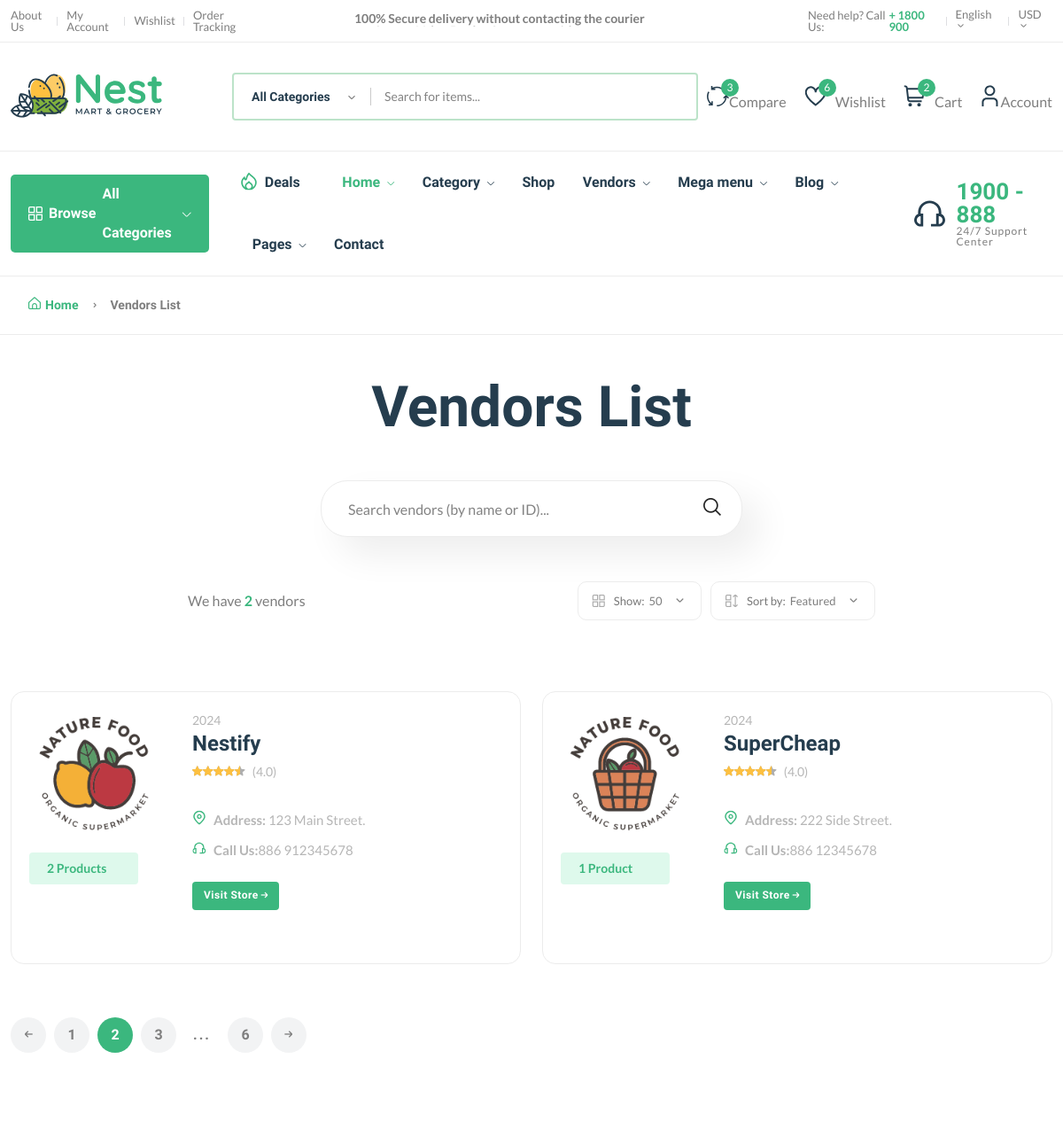
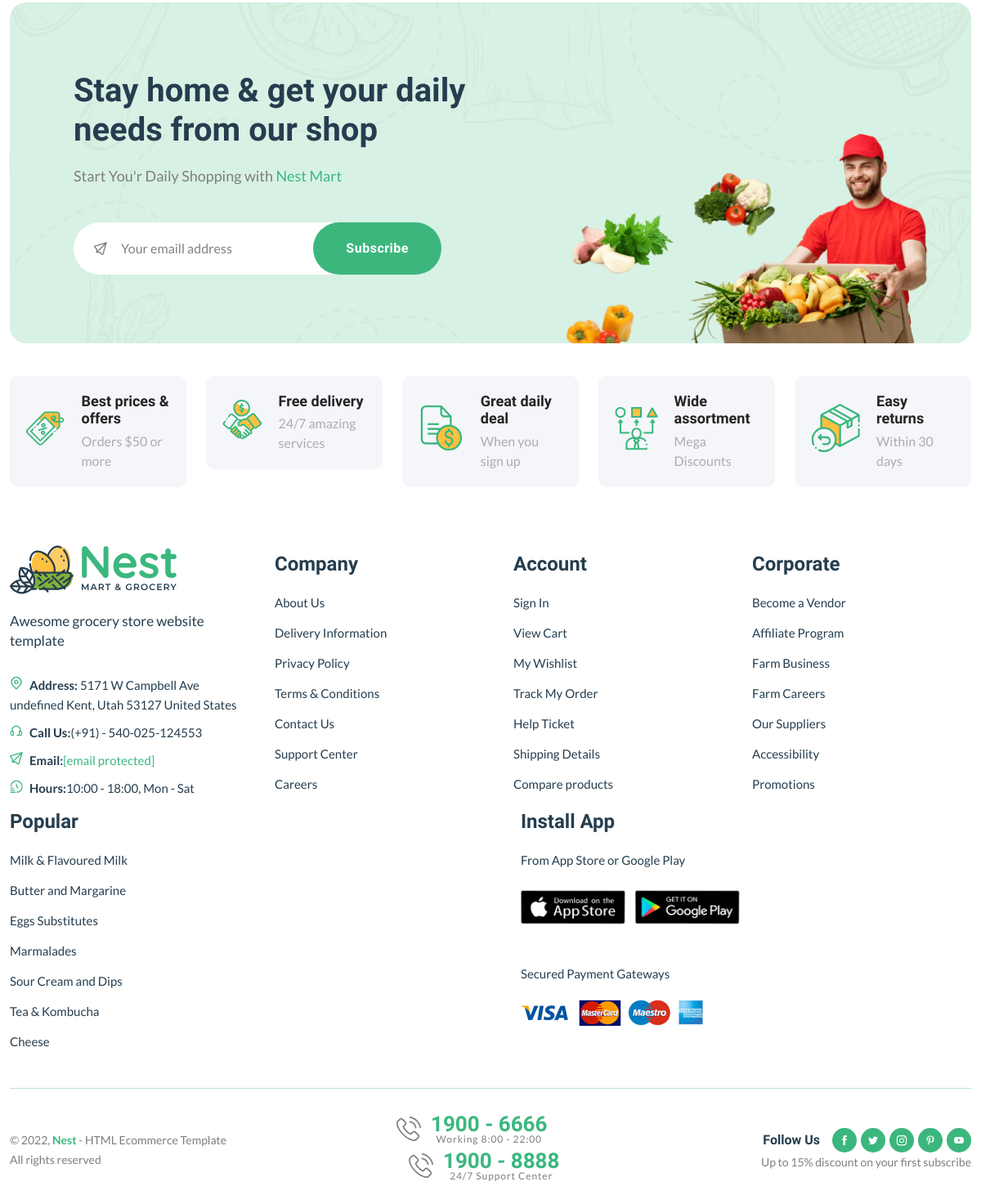
The app's page /vendors/ with its own data (2 pictures, top to bottom).
### core/models.py (models this page shows, shortened)
class Vendor(models.Model):
    vid = ShortUUIDField(
        unique=True, length=10, max_length=20, prefix="ven", alphabet="abcdefgh12345"
    )
    title = models.CharField(max_length=100, default="N/A")
    image = models.ImageField(upload_to="user_directory_path", default="vendor.jpg")
    cover_image = models.ImageField(
        upload_to="user_directory_path", default="vendor.jpg"
    )
    description = RichTextUploadingField(null=True, blank=True, default="N/A")
    address = models.CharField(max_length=100, default="N/A")
    contact = models.CharField(max_length=100, default="N/A")
    chat_resp_time = models.CharField(max_length=100, default="N/A")
    shipping_on_time = models.CharField(max_length=100, default="N/A")
    authentic_rating = models.CharField(max_length=100, default="N/A")
    days_return = models.CharField(max_length=100, default="N/A")
    warranty_period = models.CharField(max_length=100, default="N/A")
    user = models.ForeignKey(User, on_delete=models.SET_NULL, null=True)
    date = models.DateTimeField(auto_now_add=True, null=True, blank=True)
    class Meta:
        verbose_name_plural = "Vendors"

### core/views.py (the view)
# urls.py: path("vendors/", views.vendor_list_view, name="vendor-list"),
def vendor_list_view(request):
    vendors = Vendor.objects.all()
    context = {"vendors": vendors}
    return render(request, "core/vendor-list.html", context)

### core/context_processor.py (called while the page is built)
def default(request):
    categories = Category.objects.all()
    try:
        address = Address.objects.get(user=request.user)
    except Exception:
        address = None
    return {"categories": categories, "address": address}

### templates/core/vendor-list.html (shortened to what this page needs)
{% extends 'partials/base.html' %}
{% load static %}
{% block content %}
    <main class="main pages mb-80">
        <div class="page-header breadcrumb-wrap">
            <div class="container">
                <div class="breadcrumb">
                    <a href="index.html" rel="nofollow"><i class="fi-rs-home mr-5"></i>Home</a>
                    <span></span> Vendors List
                </div>
            </div>
        </div>
        <div class="page-content pt-50">
            <div class="container">
                <div class="archive-header-2 text-center">
                    <h1 class="display-2 mb-50">Vendors List</h1>
                    <div class="row">
                        <div class="col-lg-5 mx-auto">
                            <div class="sidebar-widget-2 widget_search mb-50">
                                <div class="search-form">
                                    <form action="#">
                                        <input type="text" placeholder="Search vendors (by name or ID)..." />
                                        <button type="submit"><i class="fi-rs-search"></i></button>
                                    </form>
                                </div>
                            </div>
                        </div>
                    </div>
                </div>
                <div class="row mb-50">
                    <div class="col-12 col-lg-8 mx-auto">
                        <div class="shop-product-fillter">
                            <div class="totall-product">
                                <p>We have <strong class="text-brand">{{vendors.count}}</strong> vendor{{vendors.count|pluralize:"s"}}</p>
                            </div>
                            <div class="sort-by-product-area">
                                <div class="sort-by-cover mr-10">
                                    <div class="sort-by-product-wrap">
                                        <div class="sort-by">
                                            <span><i class="fi-rs-apps"></i>Show:</span>
                                        </div>
                                        <div class="sort-by-dropdown-wrap">
                                            <span> 50 <i class="fi-rs-angle-small-down"></i></span>
                                        </div>
                                    </div>
                                </div>
                                <div class="sort-by-cover">
                                    <div class="sort-by-product-wrap">
                                        <div class="sort-by">
                                            <span><i class="fi-rs-apps-sort"></i>Sort by:</span>
                                        </div>
                                        <div class="sort-by-dropdown-wrap">
                                            <span> Featured <i class="fi-rs-angle-small-down"></i></span>
                                        </div>
                                    </div>
                                </div>
                            </div>
                        </div>
                    </div>
                </div>
                <div class="row vendor-grid">
                    {% for v in vendors %}
                    <div class="col-lg-6 col-md-6 col-12 col-sm-6">
                        <div class="vendor-wrap style-2 mb-40">
                            <div class="vendor-img-action-wrap">
                                <div class="vendor-img">
                                    <a href="{% url 'core:vendor-detail' v.vid %}">
                                        <img class="default-img" src="{{ v.image.url }}" alt="" />
                                    </a>
                                </div>
                                <div class="mt-10">
                                    <span class="font-small total-product">{{ v.vendor.count }} Product{{v.vendor.count|pluralize:"s"}}</span>
                                </div>
                            </div>
                            <div class="vendor-content-wrap">
                                <div class="mb-30">
                                    <div class="product-category">
                                        <span class="text-muted">{{v.date|date:"Y"}}</span>
                                    </div>
                                    <h4 class="mb-5"><a href="{% url 'core:vendor-detail' v.vid %}">{{v.title}}</a></h4>
                                    <div class="product-rate-cover">
                                        <div class="product-rate d-inline-block">
                                            <div class="product-rating" style="width: 90%"></div>
                                        </div>
                                        <span class="font-small ml-5 text-muted"> (4.0)</span>
                                    </div>
                                    <div class="vendor-info d-flex justify-content-between align-items-end mt-30">
                                        <ul class="contact-infor text-muted">
                                            <li><img src="assets/imgs/theme/icons/icon-location.svg" alt="" /><strong>Address: </strong> <span>{{v.address}}</span></li>
                                            <li><img src="assets/imgs/theme/icons/icon-contact.svg" alt="" /><strong>Call Us:</strong><span>{{v.contact}}</span></li>
                                        </ul>
                                        <br>
                                    </div>
                                    <br>
                                    <a href="{% url 'core:vendor-detail' v.vid %}" class="btn btn-xs">Visit Store <i class="fi-rs-arrow-small-right"></i></a>
                                </div>
                            </div>
                        </div>
                    </div>
                    {% endfor %}
                </div>
                <div class="pagination-area mt-20 mb-20">
                    <nav aria-label="Page navigation example">
                        <ul class="pagination justify-content-start">
                            <li class="page-item">
                                <a class="page-link" href="#"><i class="fi-rs-arrow-small-left"></i></a>
                            </li>
                            <li class="page-item"><a class="page-link" href="#">1</a></li>
                            <li class="page-item active"><a class="page-link" href="#">2</a></li>
                            <li class="page-item"><a class="page-link" href="#">3</a></li>
                            <li class="page-item"><a class="page-link dot" href="#">...</a></li>
                            <li class="page-item"><a class="page-link" href="#">6</a></li>
                            <li class="page-item">
                                <a class="page-link" href="#"><i class="fi-rs-arrow-small-right"></i></a>
                            </li>
                        </ul>
                    </nav>
                </div>
            </div>
        </div>
    </main>
{% endblock content %}

### records on screen
Vendor: image (picture), vendor.count "2", date "2024", title "Nestify", address "123 Main Street.", contact "886 912345678"
Vendor: image (picture), vendor.count "1", date "2024", title "SuperCheap", address "222 Side Street.", contact "886 12345678"

### other values on screen
{{ vendors.count }} "2"
